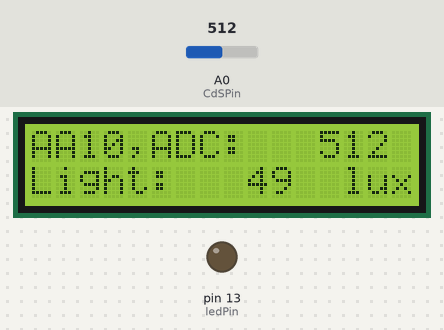
Recording of a sketch running on a simulated Arduino Uno, built with avr-gcc and run on an emulated ATmega328P. Parts: 16×2 character LCD, output pins drawn as LEDs (lit = HIGH). Inputs (shaded band) come from the test bench; at power-on: A0 (CdSPin) = 512.

Above: at 1.2 s.
1.3 s: A0 (CdSPin) set to 716
At 2.9 s:
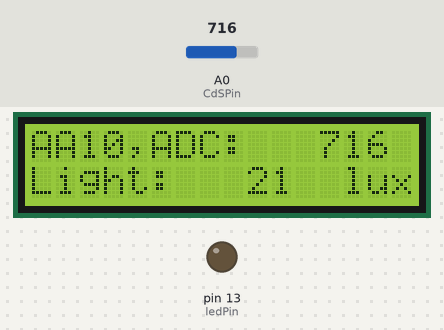
3.6 s: A0 (CdSPin) set to 900
At 5.3 s:
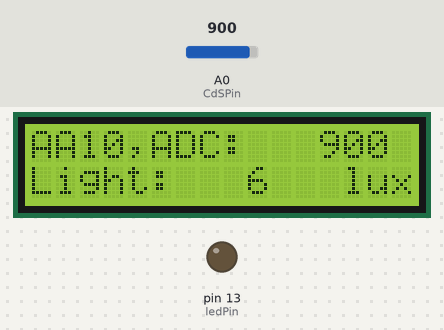
5.6 s: A0 (CdSPin) set to 1023
At 6.9 s:
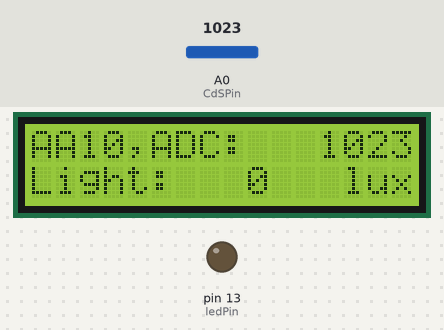
Timing chart, 0 to 8.6 s (numbered marks = the images above; inputs shaded):
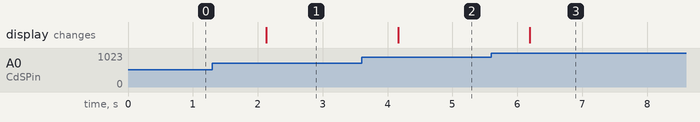

Measured:
- after the input at 1.3 s, the display: changes after 0.83 s (image 1)
- after the input at 3.6 s, the display: changes after 0.56 s (image 2)
- after the input at 5.6 s, the display: changes after 0.59 s (image 3)

The sketch:

AAnn_LCD_lux_start.ino
```cpp
/*
 빛 입력 LCD 모니터링 및 제어
*/
 // LCD 라리브러리 설정
#include <LiquidCrystal_I2C.h>
#include<Wire.h>
// LCD 설정
LiquidCrystal_I2C lcd(0x3F,16,2); // 0x3F, 0x27

// 0번 아날로그핀을 CdS 셀 입력으로 설정한다.
const int CdSPin = 0;    // CdS => A0
const int ledPin = 13;   // LED pin => D13

// LED OFF above threshold
int threshold = 0;

void setup() {
  pinMode(ledPin, OUTPUT);
// 16X2 LCD 모듈 설정하고 백라이트를 켠다.
  lcd.init();
  lcd.backlight();
// 모든 메세지를 삭체한 뒤
// 숫자를 제외한 부분들을 미리 출력시킨다.
  lcd.clear();
  lcd.setCursor(0,0);
  lcd.print("AA10,ADC: ");
  lcd.setCursor(0,1);
  lcd.print("Light:  ");
  lcd.setCursor(13,1);
  lcd.print("lux");  //
}

void loop(){
  int adcValue; // 실제 센서로부터 읽은 값 (0~1023)
  int illuminance; // 현재의 밝기. 0~100%
  int lux;         // 현재의 밝기. lux

  // CdS cell을 통하여 입력되는 전압을 읽는다.
  adcValue = analogRead(CdSPin);
  // luminosity() 함수를 이용해서 Lux 를 계산한다.
  lux = int(luminosity(adcValue));

  // 전에 표시했던 내용을 지운다.
  lcd.setCursor(12,0);
  lcd.print("    ");
  // ADC 값을 표시한다
  lcd.setCursor(12,0);
  lcd.print(adcValue);
  // 전에 표시했던 내용을 지운다.
  lcd.setCursor(9,1);
  lcd.print("   ");
  // 밝기를 표시한다
  lcd.setCursor(9,1);
  lcd.print(lux);

// On/Off LED by threshold)


  delay(1000);
}

//Voltage to Lux
double luminosity (int RawADC0){
  double Vout=RawADC0*5.0/1023;  // 5/1023 (Vin = 5 V)
  double lux=(2500/Vout-500)/10;
  // lux = 500 / Rldr, Vout = Ildr*Rldr = (5/(10 + Rldr))*Rldr
  return lux;
}
```
